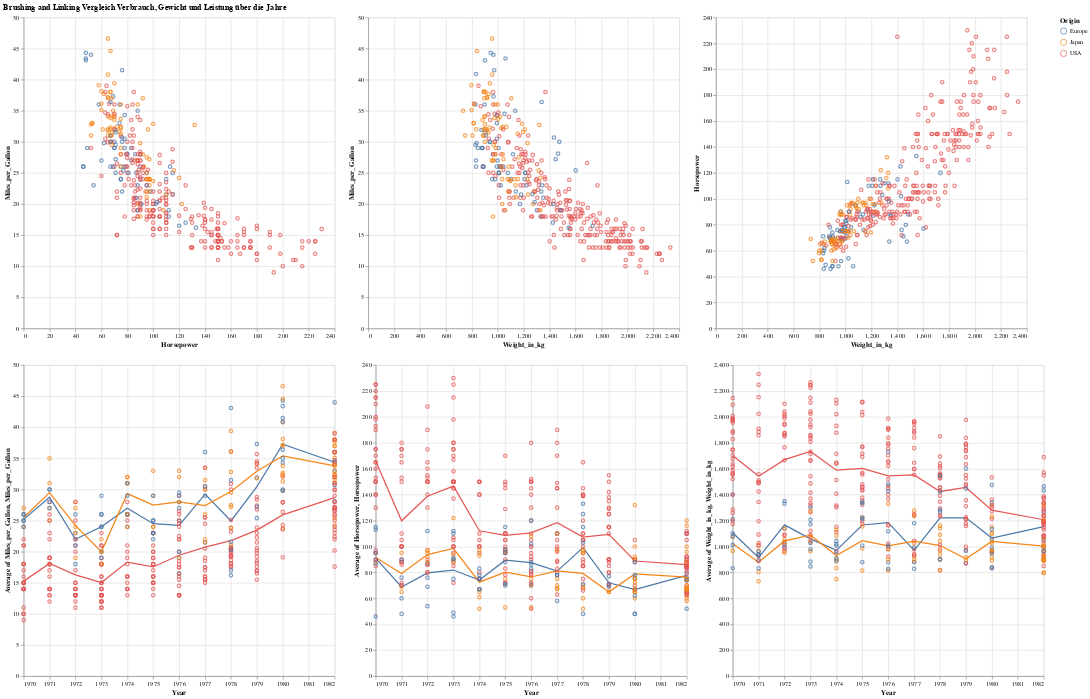

The code cell stored with this chart in its notebook:
### Code cell
year_selection = alt.selection_interval()

mpg_avg = alt.Chart(cars).mark_line().encode(
    alt.X('Year'),
    alt.Y('average(Miles_per_Gallon)'),
    color='Origin',
).properties(
    width=500,
    height=500
)

hp_avg = alt.Chart(cars).mark_line().encode(
    alt.X('Year'),
    alt.Y('average(Horsepower)'),
    color='Origin',
).properties(
    width=500,
    height=500
)

wgh_avg = alt.Chart(cars).mark_line().encode(
    alt.X('Year'),
    alt.Y('average(Weight_in_kg)'),
    color='Origin',
).properties(
    width=500,
    height=500
)

mpg = alt.Chart(cars).mark_point().encode(
    alt.X('Year'),
    alt.Y('Miles_per_Gallon'),
    color=alt.condition(year_selection, 'Origin', alt.value('lightgray')),
    tooltip=['Name', 'Miles_per_Gallon', 'Year'],
).properties(
    width=500,
    height=500
).add_params(
    year_selection
)

hp = alt.Chart(cars).mark_point().encode(
    alt.X('Year'),
    alt.Y('Horsepower'),
    color=alt.condition(year_selection, 'Origin', alt.value('lightgray')),
    tooltip=['Name', 'Horsepower', 'Year'],
).properties(
    width=500,
    height=500
).add_params(
    year_selection
)

wgh = alt.Chart(cars).mark_point().encode(
    alt.X('Year'),
    alt.Y('Weight_in_kg'),
    color=alt.condition(year_selection, 'Origin', alt.value('lightgray')),
    tooltip=['Name', 'Weight_in_kg', 'Year'],
).properties(
    width=500,
    height=500
).add_params(
    year_selection
)

mpgps = alt.Chart(cars).mark_point().encode(
    x='Horsepower',
    y='Miles_per_Gallon',
    color=alt.condition(year_selection, 'Origin', alt.value('lightgray')),
    tooltip=['Name', 'Miles_per_Gallon', 'Horsepower'],
).properties(
    width=500,
    height=500
).add_params(
    year_selection
)

mpgwgh = alt.Chart(cars).mark_point().encode(
    x='Weight_in_kg',
    y='Miles_per_Gallon',
    color=alt.condition(year_selection, 'Origin', alt.value('lightgray')),
    tooltip=['Name', 'Miles_per_Gallon', 'Weight_in_kg'],
).properties(
    width=500,
    height=500
).add_params(
    year_selection
)

pswgh = alt.Chart(cars).mark_point().encode(
    x='Weight_in_kg',
    y='Horsepower',
    color=alt.condition(year_selection, 'Origin', alt.value('lightgray')),
    tooltip=['Name', 'Horsepower', 'Weight_in_kg'],
).properties(
    width=500,
    height=500
).add_params(
    year_selection
)

chart = alt.vconcat(
    mpgps | mpgwgh | pswgh,
    (mpg_avg + mpg) | (hp_avg + hp) | (wgh_avg + wgh),
    title="Brushing and Linking Vergleich Verbrauch, Gewicht und Leistung über die Jahre"
)

chart

### Figure 1 — Vega-Lite specification as saved in the notebook (floating-point values rounded to 4 significant figures; data arrays with more than 128 entries replaced by an {"elided": "..."} marker saying what was removed)
{"config": {"view": {"continuousWidth": 300, "continuousHeight": 300}}, "vconcat": [{"hconcat": [{"mark": {"type": "point"}, "encoding": {"color": {"condition": {"param": "param_2", "field": "Origin"}, "value": "lightgray"}, "tooltip": [{"field": "Name", "type": "nominal"}, {"field": "Miles_per_Gallon", "type": "quantitative"}, {"field": "Horsepower", "type": "quantitative"}], "x": {"field": "Horsepower", "type": "quantitative"}, "y": {"field": "Miles_per_Gallon", "type": "quantitative"}}, "height": 500, "name": "view_3", "width": 500}, {"mark": {"type": "point"}, "encoding": {"color": {"condition": {"param": "param_2", "field": "Origin"}, "value": "lightgray"}, "tooltip": [{"field": "Name", "type": "nominal"}, {"field": "Miles_per_Gallon", "type": "quantitative"}, {"field": "Weight_in_kg", "type": "quantitative"}], "x": {"field": "Weight_in_kg", "type": "quantitative"}, "y": {"field": "Miles_per_Gallon", "type": "quantitative"}}, "height": 500, "name": "view_4", "width": 500}, {"mark": {"type": "point"}, "encoding": {"color": {"condition": {"param": "param_2", "field": "Origin"}, "value": "lightgray"}, "tooltip": [{"field": "Name", "type": "nominal"}, {"field": "Horsepower", "type": "quantitative"}, {"field": "Weight_in_kg", "type": "quantitative"}], "x": {"field": "Weight_in_kg", "type": "quantitative"}, "y": {"field": "Horsepower", "type": "quantitative"}}, "height": 500, "name": "view_5", "width": 500}]}, {"hconcat": [{"layer": [{"mark": {"type": "line"}, "encoding": {"color": {"field": "Origin", "type": "nominal"}, "x": {"field": "Year", "type": "temporal"}, "y": {"aggregate": "average", "field": "Miles_per_Gallon", "type": "quantitative"}}}, {"mark": {"type": "point"}, "encoding": {"color": {"condition": {"param": "param_2", "field": "Origin"}, "value": "lightgray"}, "tooltip": [{"field": "Name", "type": "nominal"}, {"field": "Miles_per_Gallon", "type": "quantitative"}, {"field": "Year", "type": "temporal"}], "x": {"field": "Year", "type": "temporal"}, "y": {"field": "Miles_per_Gallon", "type": "quantitative"}}, "name": "view_6"}], "height": 500, "width": 500}, {"layer": [{"mark": {"type": "line"}, "encoding": {"color": {"field": "Origin", "type": "nominal"}, "x": {"field": "Year", "type": "temporal"}, "y": {"aggregate": "average", "field": "Horsepower", "type": "quantitative"}}}, {"mark": {"type": "point"}, "encoding": {"color": {"condition": {"param": "param_2", "field": "Origin"}, "value": "lightgray"}, "tooltip": [{"field": "Name", "type": "nominal"}, {"field": "Horsepower", "type": "quantitative"}, {"field": "Year", "type": "temporal"}], "x": {"field": "Year", "type": "temporal"}, "y": {"field": "Horsepower", "type": "quantitative"}}, "name": "view_7"}], "height": 500, "width": 500}, {"layer": [{"mark": {"type": "line"}, "encoding": {"color": {"field": "Origin", "type": "nominal"}, "x": {"field": "Year", "type": "temporal"}, "y": {"aggregate": "average", "field": "Weight_in_kg", "type": "quantitative"}}}, {"mark": {"type": "point"}, "encoding": {"color": {"condition": {"param": "param_2", "field": "Origin"}, "value": "lightgray"}, "tooltip": [{"field": "Name", "type": "nominal"}, {"field": "Weight_in_kg", "type": "quantitative"}, {"field": "Year", "type": "temporal"}], "x": {"field": "Year", "type": "temporal"}, "y": {"field": "Weight_in_kg", "type": "quantitative"}}, "name": "view_8"}], "height": 500, "width": 500}]}], "data": {"name": "data-1f3c482e8e5ca3ed756d558d656004a0"}, "params": [{"name": "param_2", "select": {"type": "interval"}, "views": ["view_3", "view_4", "view_5", "view_6", "view_7", "view_8"]}], "title": "Brushing and Linking Vergleich Verbrauch, Gewicht und Leistung über die Jahre", "$schema": "https://vega.github.io/schema/vega-lite/v5.20.1.json", "datasets": {"data-1f3c482e8e5ca3ed756d558d656004a0": {"elided": "406 records"}}}
